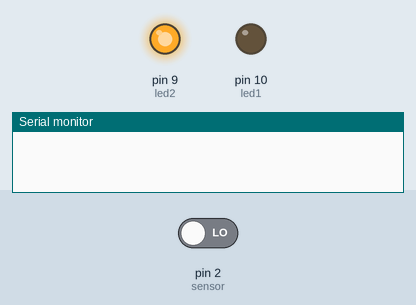
The sketch below on a simulated Arduino Uno, built with avr-gcc and run on an emulated ATmega328P. On the bench: output pins drawn as LEDs (lit = HIGH), the last lines printed to the serial monitor. The inputs (shaded band) are chosen by the test bench; at power-on: pin 2 (sensor) LOW.

Above: at 1.2 s.
1.3 s: pin 2 (sensor) driven HIGH
At 2.4 s:
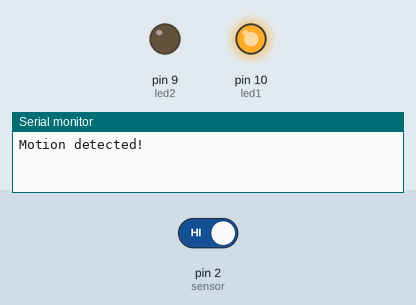
2.9 s: pin 2 (sensor) driven LOW
At 3.6 s:
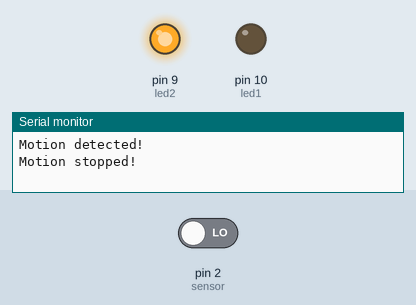
Timing chart, 0 to 5.9 s (numbered marks = the images above; inputs shaded):
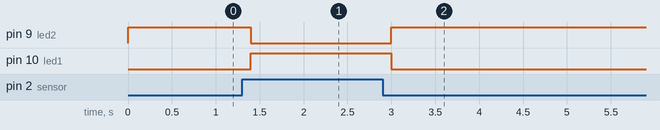

The sketch:

MotionSensorLightsSwitch.ino
```cpp
int led1 = 10;
int led2 = 9;
// the pin that the LED is atteched to
int sensor = 2;              // the pin that the sensor is atteched to
int state = LOW;             // by default, no motion detected
int val = 0;                 // variable to store the sensor status (value)

void setup() {
  pinMode(led1, OUTPUT); // initalize LED as an output
  pinMode(led2, OUTPUT);
  pinMode(sensor, INPUT);    // initialize sensor as an input
  Serial.begin(9600);        // initialize serial
}

void loop(){
  val = digitalRead(sensor);   // read sensor value
  if (val == HIGH) {           // check if the sensor is HIGH
    digitalWrite(led1, HIGH);
    digitalWrite(led2, LOW); // turn LED ON
    delay(200);                // delay 100 milliseconds

    if (state == LOW) {
      Serial.println("Motion detected!");
      state = HIGH;       // update variable state to HIGH
    }
  }
  else {
      digitalWrite(led1, LOW); // turn LED OFF
      digitalWrite(led2, HIGH);
      delay(200);             // delay 200 milliseconds

      if (state == HIGH){
        Serial.println("Motion stopped!");
        state = LOW;       // update variable state to LOW
    }
  }
}
```

Measured:
- after the input at 1.3 s, pin 9 (led2): HIGH → LOW after 0.10 s; pin 10 (led1): LOW → HIGH after 0.10 s
- after the input at 2.9 s, pin 9 (led2): LOW → HIGH after 0.10 s; pin 10 (led1): HIGH → LOW after 0.10 s
